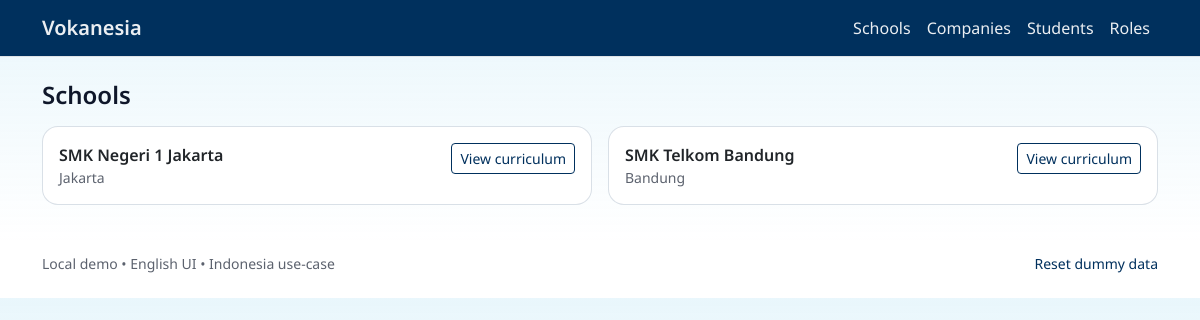
Page /schools on the committed database.
### tables this page shows
CREATE TABLE schools (
  id INTEGER PRIMARY KEY AUTOINCREMENT,
  name TEXT NOT NULL,
  city TEXT
);

### app.py (the view)
@app.route("/schools")
def schools():
    db = get_db()
    rows = fetch_all(db, "SELECT * FROM schools ORDER BY name ASC")
    return render_template("schools.html", schools=rows)

### app.py (called while the page is built)
def get_db() -> sqlite3.Connection:
    if "db" not in g:
        conn = sqlite3.connect(DB_PATH)
        conn.row_factory = sqlite3.Row
        g.db = conn
    return g.db

def fetch_all(db: sqlite3.Connection, sql: str, params: Tuple[Any, ...] = ()) -> List[sqlite3.Row]:
    return db.execute(sql, params).fetchall()

### templates/schools.html
{% extends "base.html" %}
{% block content %}
<h1 class="h4 fw-semibold mb-3">Schools</h1>
<div class="row g-3">
  {% for s in schools %}
  <div class="col-md-6">
    <div class="card rounded-4 h-100">
      <div class="card-body">
        <div class="d-flex justify-content-between align-items-start gap-3">
          <div>
            <div class="fw-semibold">{{ s.name }}</div>
            <div class="text-secondary small">{{ s.city or "—" }}</div>
          </div>
          <a class="btn btn-sm btn-outline-primary" href="{{ url_for('curriculum', school_id=s.id) }}">View curriculum</a>
        </div>
      </div>
    </div>
  </div>
  {% endfor %}
</div>
{% endblock %}

### static/styles.css (style rules this page uses)
:root { --tud-blue: #00305D; --tud-mid: #2C94CC; --tud-light:#84CFED; --tud-magenta:#E20074; --tud-ink: #0f172a; --tud-muted: rgba(15, 23, 42, .68); --tud-border: rgba(0, 48, 93, .15); }
html, body { font-family: "Noto Sans", system-ui, -apple-system, Segoe UI, Roboto, Arial, sans-serif; }
body { background: linear-gradient(180deg, rgba(132,207,237,.18) 0%, rgba(255,255,255,1) 240px); color: var(--tud-ink); }
.btn-outline-primary { color: var(--tud-blue); border-color: var(--tud-blue); }
.card { border-color: var(--tud-border); }
.text-secondary { color: var(--tud-muted) !important; }
a { color: var(--tud-blue); }

### rows in the picture
schools: name "SMK Negeri 1 Jakarta", city "Jakarta"
schools: name "SMK Telkom Bandung", city "Bandung"
